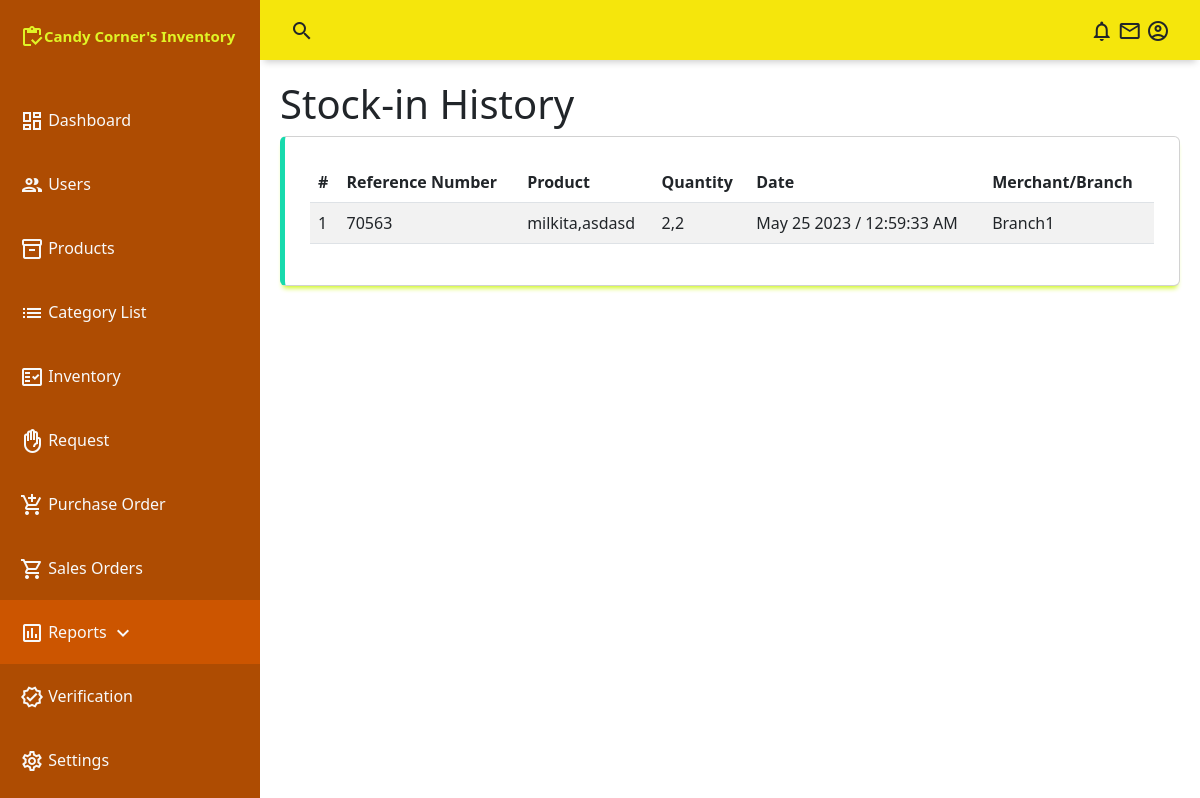
The app's page /admin/report-stockHistory.php, older data.
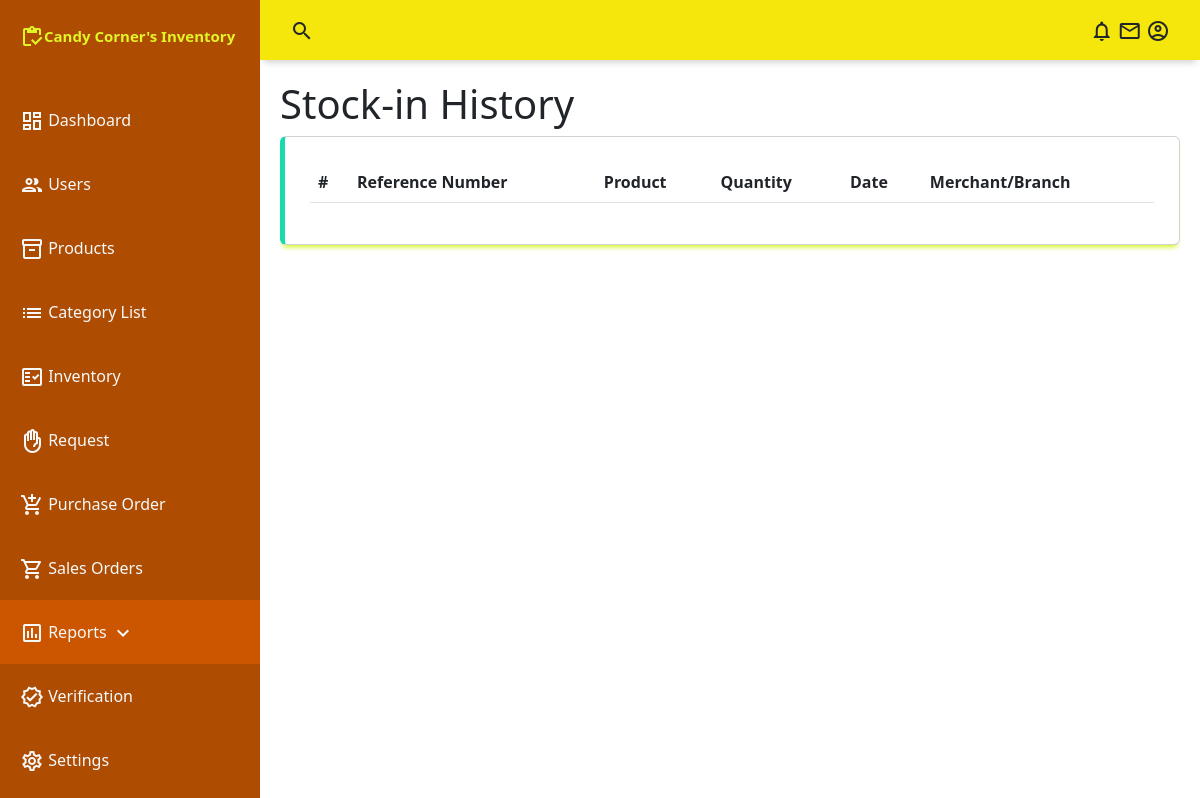
The same page, newer data.
### tables this page shows
CREATE TABLE `orders` (
  `order_id` int(255) NOT NULL,
  `order_united_id` int(255) NOT NULL,
  `order_product_id` int(255) NOT NULL,
  `order_quantity` int(11) NOT NULL,
  `order_date` datetime NOT NULL DEFAULT current_timestamp(),
  `order_status` int(11) NOT NULL DEFAULT 0,
  `order_user_id` int(11) NOT NULL
);

CREATE TABLE `users` (
  `u_id` int(255) NOT NULL,
  `u_email` text NOT NULL,
  `u_password` text NOT NULL,
  `u_name` text NOT NULL,
  `u_type` int(255) NOT NULL DEFAULT 0,
  `u_status` int(255) NOT NULL DEFAULT 0
);

### conn/config.php (called while the page is built, shortened)
<?php
	class db_connect{
		public $host = db_host;
		public $user = db_user;
		public $pass = db_pass;
		public $name = db_name;
		public function connect(){
			$this->conn = new mysqli($this->host, $this->user, $this->pass, $this->name);
		}
	}
?>

### conn/class.php (called while the page is built, shortened)
<?php
	require_once'config.php';
	class db_class extends db_connect{
		public function reportStockInHistory(){
			$query=$this->conn->prepare("SELECT *,
			GROUP_CONCAT(prod_name SEPARATOR ',') as grp_order_prod,
			GROUP_CONCAT(order_quantity SEPARATOR ',') as grp_order_qty,
			GROUP_CONCAT(prod_price SEPARATOR ',') as grp_price,
			GROUP_CONCAT('P',prod_price SEPARATOR ',') as grp_prices,
			DATE_FORMAT(order_date, '%M %d %Y /  %h:%i:%s %p ') as order_date
			FROM `orders` as a
			LEFT JOIN products as b
			ON a.order_product_id = b.prod_id
			LEFT JOIN category as c
			ON b.prod_category = c.category_id
			LEFT JOIN users as d
            ON a.order_user_id = d.u_id
            WHERE order_status =5
			GROUP BY order_united_id
			ORDER BY order_status ASC ") or die($this->conn->error);
			if($query->execute()){
				$result = $query->get_result();
				return $result;
			}
		}
	}
?>

### admin/report-stockHistory.php (the view, shortened to what this page needs)
<?php
include("../conn/class.php");
$db=new db_class();
include("include/navbar.php");
include("include/sidebar.php");
?>
    <main class="main-container" style="z-index:2">
        <div class="fluid-container">
            <h1 >Stock-in History</h1>
            <div class="table-responsive card">
                <table id="example" class="table table-striped" style="width:100%">
                    <thead>
                        <tr>
                            <th >#</th>
                            <th >Reference Number</th>
                            <th >Product</th>
                            <th >Quantity</th>
                            <th >Date</th>
                            <th >Merchant/Branch</th>
                        </tr>
                    </thead>
                    <tbody>
                        <?php
                            $result= $db->reportStockInHistory();
                            $i=1;
                            while($row=$result->fetch_array()){
                                echo
                                '<tr>
                                    <td>'.$i.'</td>
                                    <td>'.ucwords($row['order_united_id']).'</td>
                                    <td>'.lcfirst($row['grp_order_prod']).'</td>
                                    <td>'.lcfirst($row['grp_order_qty']).'</td>
                                    <td>'.$row['order_date'].'</td>
                                    <td>'.ucwords($row['u_name']).'</td>
                                </tr>';
                                $i++;
                            }
                        ?>
                    </tbody>
                </table>
            </div>
        </div>
    </main>
<link rel="stylesheet" href="https://cdn.datatables.net/buttons/2.3.6/css/buttons.dataTables.min.css">

Row changes from the older to the newer data that the page shows:
removed orders: order_united "70563", grp_order_prod "milkita,asdasd", grp_order_qty "2,2", order_date "May 25 2023 / 12:59:33 AM", users.u_name "Branch1"
